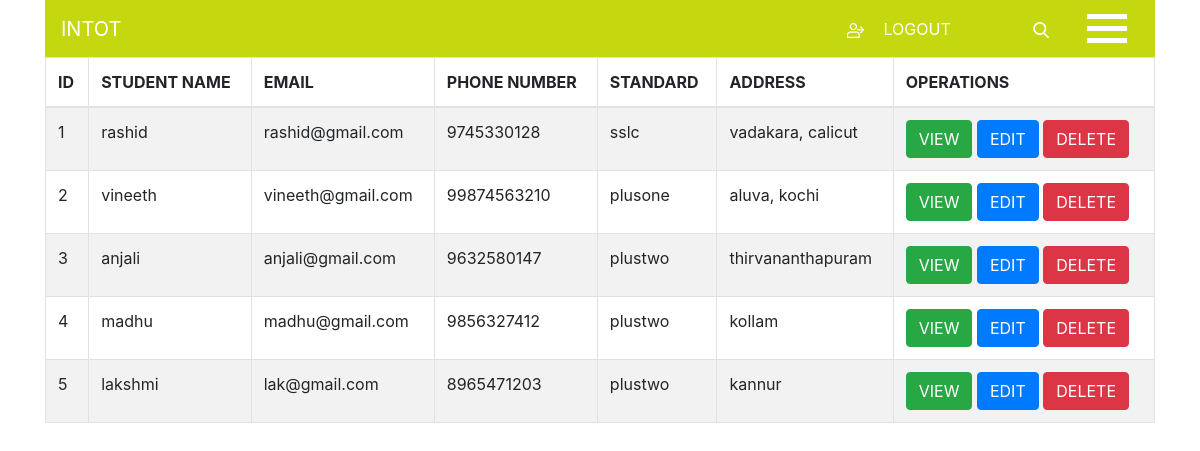
/studentsList.php, run on the app's committed database.
### tables this page shows
CREATE TABLE `students` (
  `id` int(11) NOT NULL,
  `student_name` varchar(20) NOT NULL,
  `email` varchar(20) NOT NULL,
  `phoneNumber` varchar(50) NOT NULL,
  `standard` varchar(50) NOT NULL,
  `address` varchar(20) NOT NULL
);

### studentsList.php (the view, shortened to what this page needs)
<!DOCTYPE html>
<html lang="en">
<head>
    <link rel="stylesheet" href="https://cdn.jsdelivr.net/npm/bootstrap@4.6.1/dist/css/bootstrap.min.css"
>
    <link rel="stylesheet" href="css/styles.css">
</head>
<body >
<section class="container">
    <nav class="navbar navbar-expand-md navbar-dark nav-background">
        <a class="navbar-brand" href="#">INTOT</a>
        <div class="collapse navbar-collapse" id="navbarSupportedContent">
            <ul class="navbar-nav mr-auto login-and-signup">
                <li class="nav-item active login">
                    <a class="nav-link" href="login.php"><img class="signup-icon" src="images/signup.png" alt=""/><span>LOGOUT</span></a>
                </li>
            </ul>
            <form class="form-inline my-2 my-lg-0">
                <button class="header-buttons"><img src="images/search-icon.png" alt=""/></button>
            </form>
            <button class="btn btn-outline-success my-2 my-sm-0 menu-button" type="submit" onclick="openNav()"><img
                    src="images/menu.png" alt=""/></button>
        </div>
    </nav>
</section>
<div class="container">
    <div>
        <?php
            require_once "dbConnect.php";
            $sql = "SELECT * FROM students";
            if($result = mysqli_query($con, $sql)) {
                if(mysqli_num_rows($result) > 0) {  ?>
                    <table class="table table-bordered table-striped">
                        <thead>
                            <tr>
                                <th>ID</th>
                                <th>STUDENT NAME</th>
                                <th>EMAIL</th>
                                <th>PHONE NUMBER</th>
                                <th>STANDARD</th>
                                <th>ADDRESS</th>
                                <th>OPERATIONS</th>
                            </tr>
                        </thead>
                        <tbody>
                            <?php while($row = mysqli_fetch_array($result)) { ?>
                                <tr>
                                    <td> <?php echo $row['id']; ?> </td>
                                    <td> <?php echo $row['student_name']; ?></td>
                                    <td> <?php echo $row['email']; ?></td>
                                    <td> <?php echo $row['phoneNumber']; ?></td>
                                    <td> <?php echo $row['standard']; ?></td>
                                    <td> <?php echo $row['address']; ?></td>
                                    <td>
                                        <a href="view.php?id=<?php echo $row['id']; ?>" class="btn btn-success" title="View Record" data-toggle="tooltip">VIEW</a>
                                        <a href="edit.php?id=<?php echo $row['id']; ?>" class="btn btn-primary" title="Delete Record" data-toggle="tooltip">EDIT</a>
                                        <a href="delete.php?id=<?php echo $row['id']; ?>" class="btn btn-danger" title="Delete Record" data-toggle="tooltip">DELETE</a>
                                    </td>
                                </tr>
                            <?php  } ?>
                        </tbody>
                    </table>
                            <?php
                } else  {
                            echo '<div class="alert alert-danger"><em>No records were found.</em></div>';
                        }
            }
        ?>
    </div>
</div>
</body>
</html>

### css/styles.css (style rules this page uses)
.nav-background { background-color: #c4d70f; }
.header-buttons { background-color: #c4d70f; border: none; color: white; margin-right: 20px; }
.menu-button { border: none; }
.login-and-signup { margin-left: 70%; }
.login { margin-right: 20px; }
.signup-icon { margin-right: 20px; }

### data on the page
students: id "1", student_name "rashid", email "rashid@gmail.com", phoneNumber "9745330128", standard "sslc", address "vadakara, calicut"
students: id "2", student_name "vineeth", email "vineeth@gmail.com", phoneNumber "99874563210", standard "plusone", address "aluva, kochi"
students: id "3", student_name "anjali", email "anjali@gmail.com", phoneNumber "9632580147", standard "plustwo", address "thirvananthapuram"
students: id "4", student_name "madhu", email "madhu@gmail.com", phoneNumber "9856327412", standard "plustwo", address "kollam"
students: id "5", student_name "lakshmi", email "lak@gmail.com", phoneNumber "8965471203", standard "plustwo", address "kannur"
